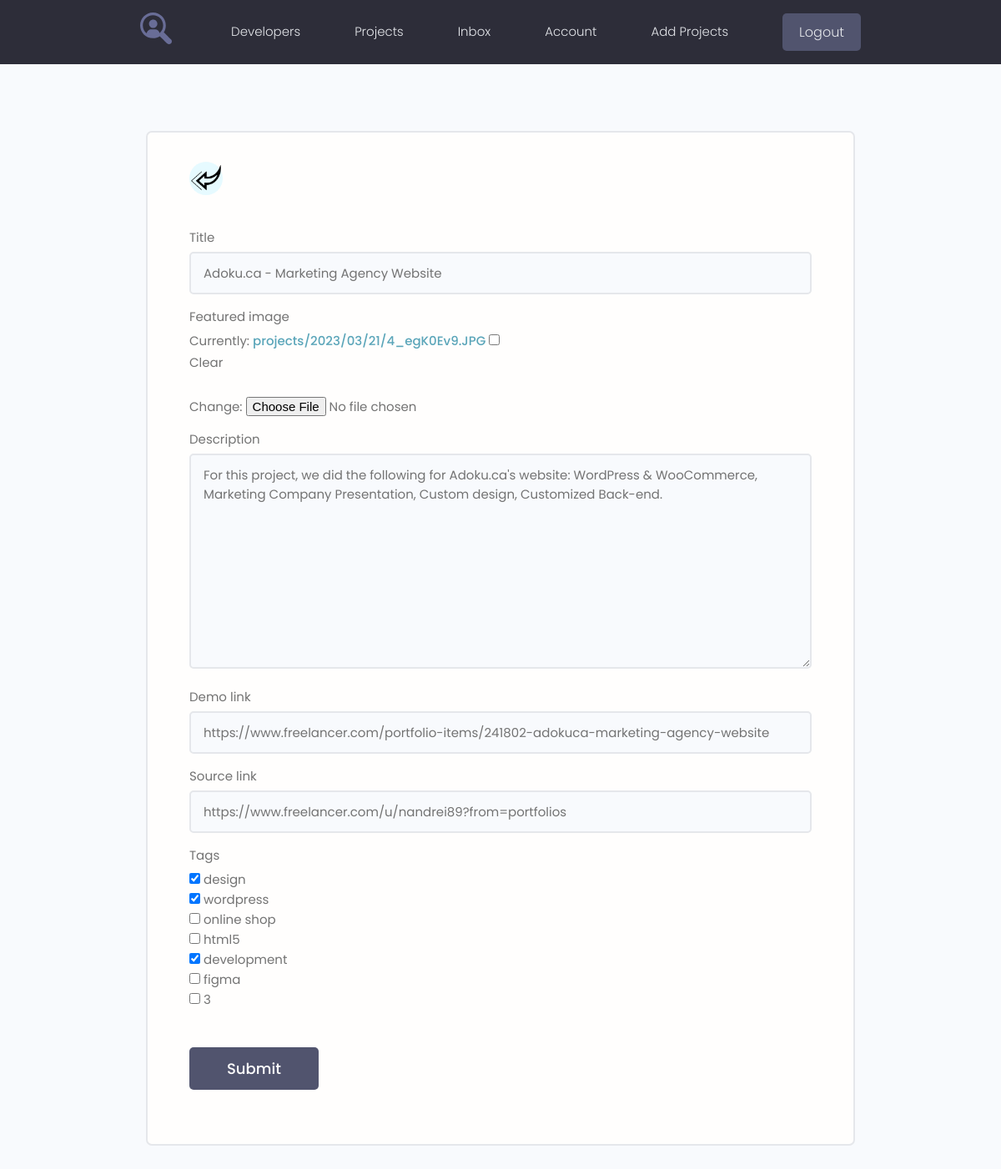
/projects/update_project/4/ (signed in), run on the app's committed database.
### projects/models.py (models this page shows, shortened)
class Project(models.Model):
    owner = models.ForeignKey(Profile, on_delete=models.SET_NULL, null=True, blank=True)
    title = models.CharField(max_length=200) # Название самого какого то проекта
    description = models.TextField(null=True, blank=True) # Поле по больше(Пустое поле, по умолчанию null)
    featured_image = models.ImageField(null=True, blank=True, upload_to='projects/%Y/%m/%d/', default='default.jpg') # Поле для изображения, поле будет заполняться динамически. upload_to - указывает по какому пути будет загружаться изображение. default='default.jpg' не указываем путь к папке, значит она должна лежать в медиа.
    demo_link = models.CharField(max_length=2000, null=True, blank=True) # будет два перехода
    source_link = models.CharField(max_length=2000, null=True, blank=True)
    tags = models.ManyToManyField('Tag', blank=True)
    vote_total = models.IntegerField(default=0, null=True, blank=True) # для подсчёта кол-ва процентов
    vote_ratio = models.IntegerField(default=0, null=True, blank=True) # для подсчёта кол-ва
    created = models.DateTimeField(auto_now_add=True)  # Дата создания какого-то проекта.
    class Meta:
        ordering = ['-vote_total'] # Привяжемся к положительным либо отрицательным отзывам

### projects/views.py (the view, shortened to what this page needs)
# urls.py: path('update_project/<str:pk>/', views.update_project, name='update_project'), # Путь для кнопки обновить проект.
@login_required(login_url='login')
def update_project(request, pk):
    profile = request.user.profile
    project = profile.project_set.get(id=pk)  # нужно получить данные по профилю пользователя.
    form = ProjectForm(instance=project)
    context = {
        'form': form,
        'project': project
    }
    return render(request, 'projects/form-template.html', context)

### projects/forms.py
class ProjectForm(ModelForm):
    class Meta: # Что бы конкретно что-то выводилось на нашу страницу, какие поля попадали в элементы формы, нужен класс Meta.
        model = Project # Данные будем брать из модели Project
        fields = ['title', 'featured_image', 'description', 'demo_link', 'source_link', 'tags'] # какие поля попадут в форму
        widgets = {
            'tags': forms.CheckboxSelectMultiple()  # Вывел Checkbox поле теги
        }
    def __init__(self, *args, **kwargs):
        super().__init__(*args, **kwargs) # наследуемся от ModelForm
        for name, field in self.fields.items():
            field.widget.attrs.update({'class': 'input'})

### projects/models.py (called while the page is built)
    def __str__(self):
        return self.name

### projects/templates/projects/form-template.html (shortened to what this page needs)
{% extends 'projects/base.html' %}
{% block content %}
{% load static %}
    <main class="formPage my-xl">
        <div class="content-box">
            <div class="formWrapper">
                <a class="backButton" href="{% url 'account' %}"><img src="{% static 'images/left.png' %}" alt="left"></a>
                <br>
                <form class="form" method="POST" enctype="multipart/form-data">
                    {% for field in form %}
                    <div class="form__field">
                        <label for="formInput#text">{{ field.label }}</label>
                        {{ field }}
                    </div>
                    {% endfor %}
                    <input class="btn btn--sub btn--lg  my-md" type="submit" value="Submit" />
                </form>
            </div>
        </div>
    </main>
{% endblock %}

### projects/static/styles/app.css (style rules this page uses)
:root { --color-sub: #2d2d39; }
.btn--sub { background-color: var(--color-sub-light); }
img { width: 100%; }
.content-box { width: 95%; max-width: 85rem; margin: 0 auto; }
.backButton { background: var(--color-main-light); color: var(--color-main); width: 4rem; height: 4rem; display: flex; align-items: center; justify-content: center; border-radius: 50%; }
.formPage .formWrapper { list-style: none; background: var(--color-white); padding: 3.5rem 5rem; border: 2px solid var(--color-light); border-radius: 0.7rem; }

### projects/static/uikit/styles/modules/_variables.css (style rules this page uses)
:root { --color-main: #5aa5b9; --color-main-light: #e6faff; --color-sub: #3f4156; --color-sub-light: #51546e; --color-sub-lighter: #ededfd; --color-text: #737373; --color-gray: #8b8b8b; --color-light: #e5e7eb; --color-light-gray: #767676; --color-bg: #f8fafd; --color-white: #fffefd; --color-white-light: #f3f3f3; --color-success: #359e64; --color-success-bg: #def8e8; --color-error: #fc4b0b; --color-error-bg: #fff2ee; --font-base: 'Poppins', arial, helvetica, 'Segoe UI', roboto, ubuntu, sans-serif; --font-monospace: 'Fira Code', 'Courier New', courier, monospace; --font-regular: 300; --font-medium: 500; --font-bold: 700; --generic-shadow: 1px 1px 5px #00000010; --generic-transition: all 0.3s ease-in-out; }

### projects/static/uikit/styles/modules/_base.css (style rules this page uses)
* { margin: 0; padding: 0; box-sizing: border-box; text-rendering: optimizeLegibility; color: inherit; font-size: inherit; }
html { font-size: 50%; }
@media only screen and (min-width: 480px) { html { font-size: 56.25%; } }
@media only screen and (min-width: 1200px) { html { font-size: 62.5%; } }
body { line-height: 1.6; font-weight: 400; font-size: 1.5rem; color: var(--color-text); background-color: var(--color-bg); min-height: 100vh; }

### projects/static/uikit/styles/modules/_typography.css (style rules this page uses)
* { font-family: var(--font-base); }
a { padding-bottom: 2px; text-decoration: none; display: inline-block; color: var(--color-main); font-weight: var(--font-medium); }

### projects/static/uikit/styles/modules/_utilities.css (style rules this page uses)
.my-md { margin: 3rem auto; }
.my-xl { margin: 8rem auto; }

### projects/static/uikit/styles/modules/_button.css (style rules this page uses)
.btn { display: inline-block; position: relative; cursor: pointer; background-color: var(--color-light); font-weight: var(--font-medium); color: var(--color-sub); text-decoration: none; padding: 1rem 2rem; border-radius: 0.5rem; border: none; width: -webkit-fit-content; width: -moz-fit-content; width: fit-content; height: -webkit-fit-content; height: -moz-fit-content; height: fit-content; font-size: 1.6rem; outline-width: 0; outline-color: transparent; -webkit-backface-visibility: hidden; backface-visibility: hidden; transition: all 0.3s ease-in-out; }
.btn--sub { background-color: var(--color-sub); color: var(--color-white); }
.btn--lg { font-size: 1.8rem; padding: 1.2rem 4.5rem; }

### projects/static/uikit/styles/modules/_form.css (style rules this page uses)
.form { display: block; }
.form__field { margin-top: 1.5rem; margin-bottom: 1.5rem; }
.form__label, .form__field > label { display: block; margin-bottom: 0.5rem; color: var(--color-text); }
input.input[type='text'], input.input[type='email'], input.input[type='password'], input.input[type='number'], textarea.input { min-width: 24rem; width: 100%; padding: 1.2rem 1.5rem; border-radius: 0.5rem; border: 2px solid var(--color-light); transition: all 0.3s ease-in-out; background-color: var(--color-bg); }

### data on the page
Project: form "Adoku.ca - Marketing Agency Website" "For this project, we did the following for Adoku.ca's website: WordPress & WooCommerce, Marketing Company Presentation, Custom design, Customized Back-end." "https://www.freelancer.com/portfolio-items/241802-adokuca-marketing-agency-website" "https://www.freelancer.com/u/nandrei89?from=portfolios"

### other printed values
{{ field.label }} "Title" "Featured image" "Description" "Demo link" "Source link" "Tags"
